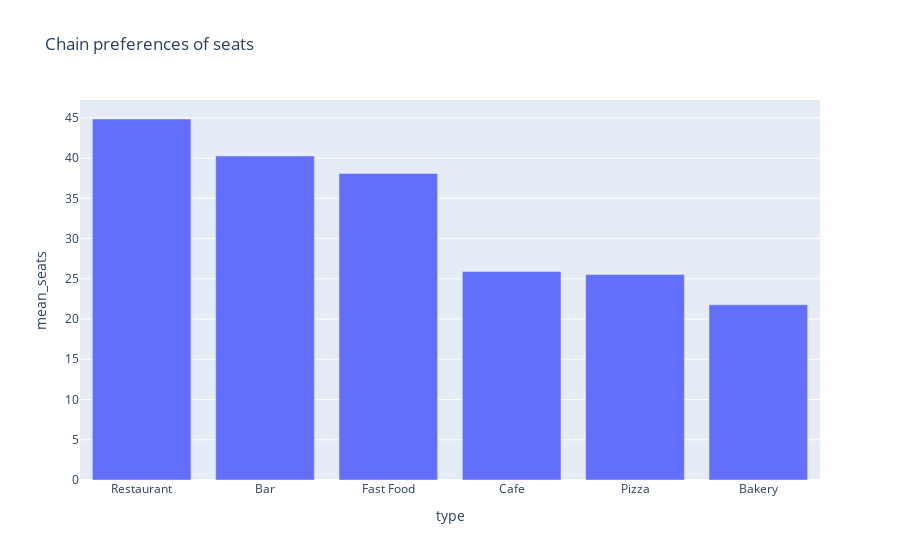

The notebook cell this image was saved under:
### Code cell
# Plot the result
fig = px.bar(establish_seats,
            x= 'type',
            y='mean_seats',
            title="Chain preferences of seats")
fig.show()

### Figure 1 — Plotly figure (JSON) as saved in the notebook; plotly's stock layout.template omitted (floating-point values rounded to 4 significant figures)
{"data": [{"alignmentgroup": "True", "hovertemplate": "type=%{x}<br>mean_seats=%{y}<extra></extra>", "legendgroup": "", "marker": {"color": "#636efa", "pattern": {"shape": ""}}, "name": "", "offsetgroup": "", "orientation": "v", "showlegend": false, "textposition": "auto", "type": "bar", "x": ["Restaurant", "Bar", "Fast Food", "Cafe", "Pizza", "Bakery"], "xaxis": "x", "y": [44.86, 40.26, 38.09, 25.92, 25.53, 21.77], "yaxis": "y"}], "layout": {"barmode": "relative", "legend": {"tracegroupgap": 0}, "title": {"text": "Chain preferences of seats"}, "xaxis": {"anchor": "y", "domain": [0, 1], "title": {"text": "type"}}, "yaxis": {"anchor": "x", "domain": [0, 1], "title": {"text": "mean_seats"}}}}
